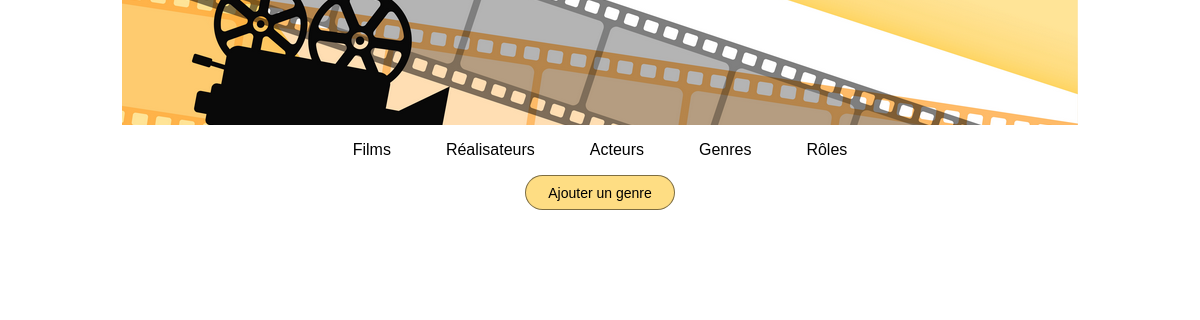
Page /index.php?action=listGenres on the earlier database version.
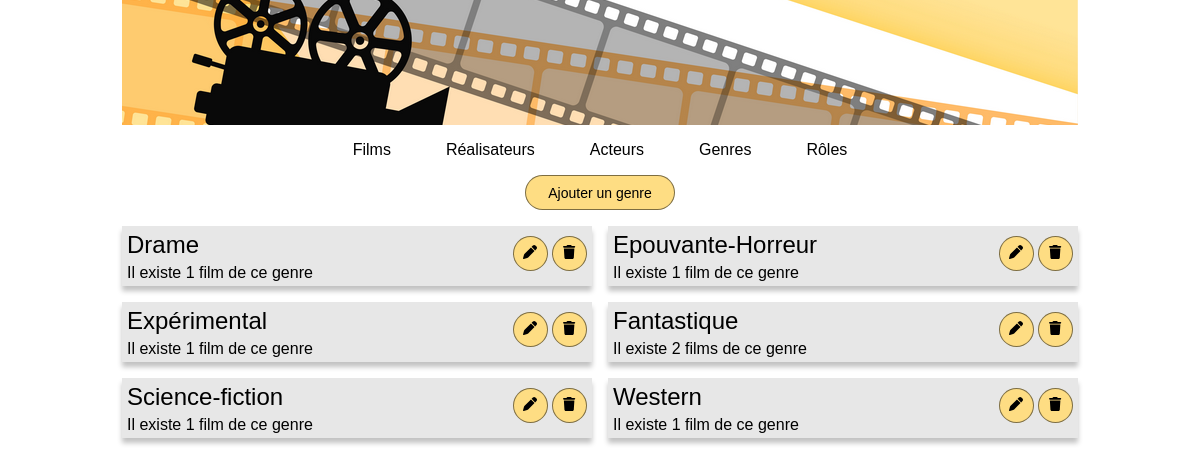
Same page on the later database version.
### tables this page shows
CREATE TABLE IF NOT EXISTS `genre_film` (
  `id_genre_film` int NOT NULL AUTO_INCREMENT,
  `libelle_genre_film` varchar(50) NOT NULL,
  PRIMARY KEY (`id_genre_film`)
);

### controller/CinemaController.php (called while the page is built, shortened)
<?php
class CinemaController
{
    public function connectToBDD()
    {
        return Connect::seConnecter();
    }
    public function listGenres()
    {
        $genres = $this->connectToBDD()->query("
        SELECT
        gf.id_genre_film,
        gf.libelle_genre_film,
        COUNT(p.id_film) AS nbFilms
        FROM film f
        INNER JOIN posseder p ON f.id_film = p.id_film
        RIGHT JOIN genre_film gf ON p.id_genre_film = gf.id_genre_film
        GROUP BY gf.id_genre_film
        ORDER BY gf.libelle_genre_film
        ");
        require "view/listGenres.php";
    }
}

### model/Connect.php (called while the page is built, shortened)
<?php
abstract class Connect
{
    public static function seConnecter()
    {
        try
        {
            return new \PDO("mysql:host=" . self::HOST . ";dbname=" . self::DB . ";charset=utf8", self::USER, self::PASS);
        }
        catch (\PDOException $ex)
        {
            return $ex->getMessage();
        }
    }
}

### view/listGenres.php (the view, shortened to what this page needs)
<div class="top">
    <button type="bouton" class=" button button-large button-center"><a href="index.php?action=formAddGenre">Ajouter un genre</a></button>
</div>
<?php foreach ($genres->fetchALL() as $genre) {
?>
    <div class="genre-role-box bg">
        <div class="genre-role-main">
            <?php
            if ($genre["nbFilms"] > 0) {
            ?>
                <h1><a href="index.php?action=infoGenre&id=<?= $genre["id_genre_film"] ?>"><?= $genre["libelle_genre_film"] ?></a></h1>
                <p>Il existe <?= $genre["nbFilms"] ?> film<?= $genre["nbFilms"] > 1 ? "s" : "" ?> de ce genre</p>
            <?php
            } else {
            ?>
                <h1><?= $genre["libelle_genre_film"] ?></h1>
                <p>Il n'existe aucun film de ce genre</p>
            <?php
            } ?>
        </div>
        <div class="genre-role-actions">
            <button type="bouton" class="button button-round">
                <a href="index.php?action=formEditGenre&id=<?= $genre["id_genre_film"] ?>">
                </a>
            </button>
            <button type="bouton" class="button button-round">
                <a href="index.php?action=deleteGenre&id=<?= $genre["id_genre_film"] ?>">
                </a>
            </button>
        </div>
    </div>
<?php }
require "view/template.php";

Differences in the rows shown:
added genre_film: libelle_genre_film "Drame", nbFilms "1"
added genre_film: libelle_genre_film "Epouvante-Horreur", nbFilms "1"
added genre_film: libelle_genre_film "Expérimental", nbFilms "1"
added genre_film: libelle_genre_film "Fantastique", nbFilms "2"
added genre_film: libelle_genre_film "Science-fiction", nbFilms "1"
added genre_film: libelle_genre_film "Western", nbFilms "1"
